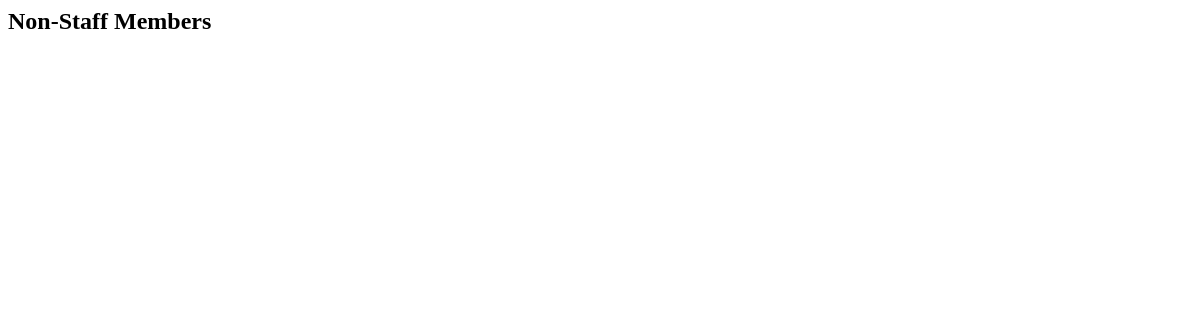
/nonstaff/, run on an earlier commit of the app's database.
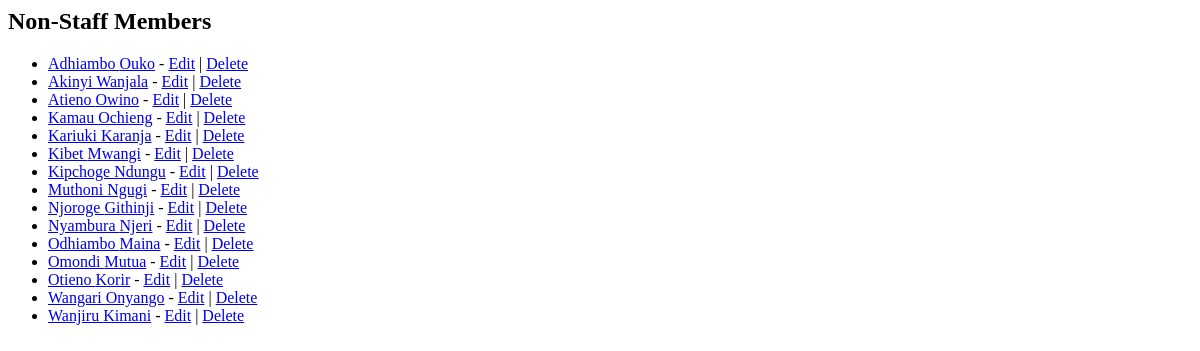
And on a later commit of the database.
### myapp/models.py (models this page shows, shortened)
class NonStaff(models.Model):
    id_number = models.CharField(max_length=20, unique=True)
    first_name = models.CharField(max_length=100)
    last_name = models.CharField(max_length=100)
    email = models.EmailField(unique=True)
    phone = models.CharField(max_length=15, unique=True)
    address = models.TextField(null=True, blank=True)
    date_of_birth = models.DateField(null=True, blank=True)
    gender = models.CharField(max_length=10, choices=[('M', 'Male'), ('F', 'Female')], null=True, blank=True)
    nationality = models.CharField(max_length=50, null=True, blank=True)
    role = models.CharField(max_length=100, null=True, blank=True)
    hire_date = models.DateField(null=True, blank=True)
    salary = models.DecimalField(max_digits=10, decimal_places=2, null=True, blank=True)
    profile_image = models.ImageField(upload_to="nonstaff_profiles/", default="profile.png", null=True, blank=True)
    emergency_contact_name = models.CharField(max_length=100, null=True, blank=True)
    emergency_contact_phone = models.CharField(max_length=15, null=True, blank=True)
    emergency_contact_relationship = models.CharField(max_length=50, null=True, blank=True)
    created_at = models.DateTimeField(auto_now_add=True)
    updated_at = models.DateTimeField(auto_now=True)
    class Meta:
        ordering = ['first_name', 'last_name']

### myapp/views.py (the view)
# urls.py: path('nonstaff/', views.nonstaff_list, name='nonstaff_list'),
def nonstaff_list(request):
    nonstaff_members = NonStaff.objects.all()
    return render(request, 'nonstaff/nonstaff_list.html', {'nonstaff_members': nonstaff_members})

### templates/nonstaff/nonstaff_list.html
<h2>Non-Staff Members</h2>
<ul>
    {% for nonstaff in nonstaff_members %}
        <li>
            <a href="{% url 'nonstaff_detail' nonstaff.pk %}">{{ nonstaff.first_name }} {{ nonstaff.last_name }}</a> -
            <a href="{% url 'update_nonstaff' nonstaff.pk %}">Edit</a> |
            <a href="{% url 'delete_nonstaff' nonstaff.pk %}">Delete</a>
        </li>
    {% endfor %}
</ul>

What changed in the data, as far as the page shows it:
added NonStaff: first_name "Adhiambo", last_name "Ouko"
added NonStaff: first_name "Akinyi", last_name "Wanjala"
added NonStaff: first_name "Atieno", last_name "Owino"
added NonStaff: first_name "Kamau", last_name "Ochieng"
added NonStaff: first_name "Kariuki", last_name "Karanja"
added NonStaff: first_name "Kibet", last_name "Mwangi"
added NonStaff: first_name "Kipchoge", last_name "Ndungu"
added NonStaff: first_name "Muthoni", last_name "Ngugi"
added NonStaff: first_name "Njoroge", last_name "Githinji"
added NonStaff: first_name "Nyambura", last_name "Njeri"
added NonStaff: first_name "Odhiambo", last_name "Maina"
added NonStaff: first_name "Omondi", last_name "Mutua"
added NonStaff: first_name "Otieno", last_name "Korir"
added NonStaff: first_name "Wangari", last_name "Onyango"
added NonStaff: first_name "Wanjiru", last_name "Kimani"
